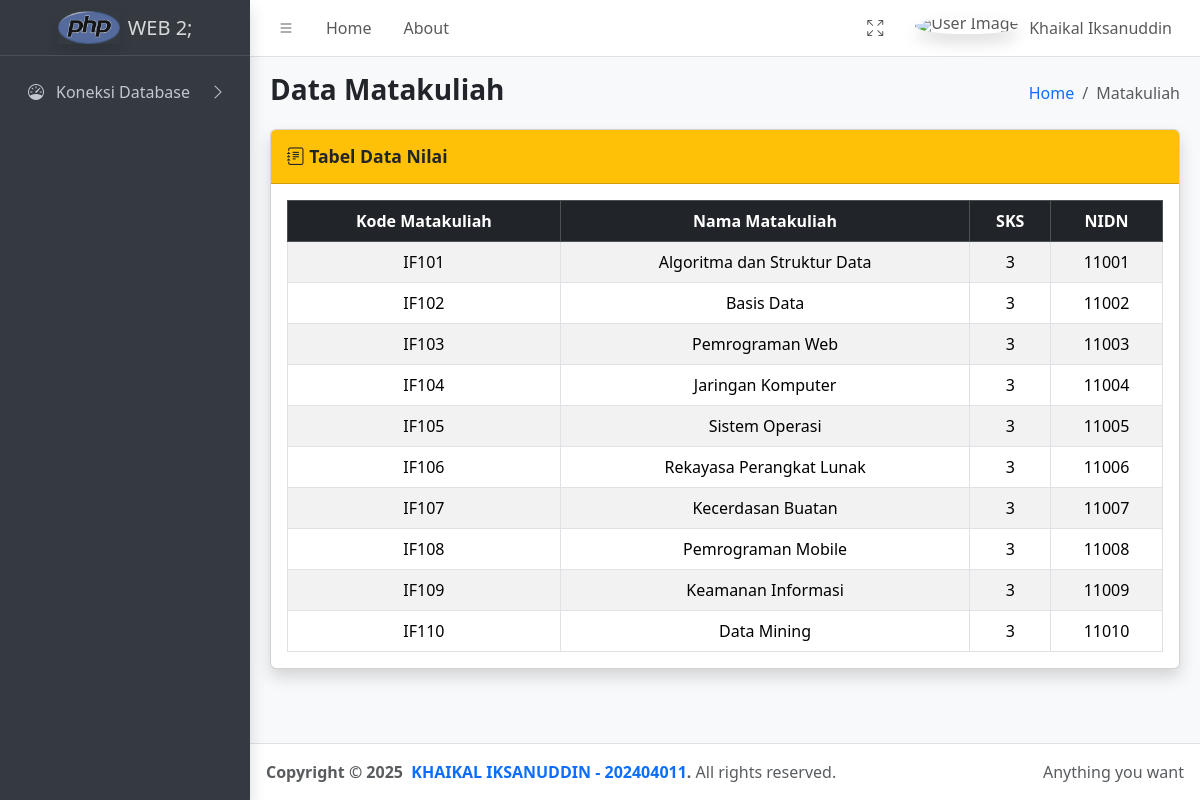
Page /matkul.php on the committed database.
### tables this page shows
CREATE TABLE `tbl_matkul` (
  `kodeMatkul` varchar(10) NOT NULL,
  `namaMatkul` varchar(120) DEFAULT NULL,
  `sks` int(11) DEFAULT NULL,
  `nidn` int(11) DEFAULT NULL
);

### matkul.php (the view)
<?php
include('komponen/header.php');
include('komponen/topbar.php');
include('komponen/sidebar.php');
include('komponen/koneksi.php');
?>
<main class="app-main">
    <div class="app-content-header">
        <div class="container-fluid">
            <div class="row">
                <div class="col-sm-6">
                    <h3 class="mb-0 fw-bold">Data Matakuliah</h3>
                </div>
                <div class="col-sm-6">
                    <ol class="breadcrumb float-sm-end">
                        <li class="breadcrumb-item"><a href="#">Home</a></li>
                        <li class="breadcrumb-item active">Matakuliah</li>
                    </ol>
                </div>
            </div>
        </div>
    </div>
    <div class="app-content">
        <div class="container-fluid">
            <div class="card shadow">
                <div class="card-header bg-warning text-dark">
                    <h3 class="card-title fw-bold">
                        <i class="bi bi-journal-text"></i> Tabel Data Nilai
                    </h3>
                </div>
                <div class="card-body table-responsive">
                    <table class="table table-bordered table-striped table-hover align-middle">
                        <thead class="table-dark text-center">
                            <tr>
                                <th>Kode Matakuliah</th>
                                <th>Nama Matakuliah</th>
                                <th>SKS</th>
                                <th>NIDN</th>
                            </tr>
                        </thead>
                        <tbody>
                            <?php
                            $sql = "SELECT * FROM tbl_matkul";
                            $query = mysqli_query($conn, $sql);
                            while ($row = mysqli_fetch_array($query)) :
                            ?>
                                <tr>
                                    <td class="text-center"><?php echo $row[0]; ?></td>
                                    <td class="text-center"><?php echo $row[1]; ?></td>
                                    <td class="text-center"><?php echo $row[2]; ?></td>
                                    <td class="text-center"><?php echo $row[3]; ?></td>
                                </tr>
                            <?php endwhile; ?>
                        </tbody>
                    </table>
                </div>
            </div>
        </div>
    </div>
</main>
<?php
include('komponen/footer.php');
?>

### rows in the picture
tbl_matkul: kodeMatkul "IF101", namaMatkul "Algoritma dan Struktur Data", sks "3", nidn "11001"
tbl_matkul: kodeMatkul "IF102", namaMatkul "Basis Data", sks "3", nidn "11002"
tbl_matkul: kodeMatkul "IF103", namaMatkul "Pemrograman Web", sks "3", nidn "11003"
tbl_matkul: kodeMatkul "IF104", namaMatkul "Jaringan Komputer", sks "3", nidn "11004"
tbl_matkul: kodeMatkul "IF105", namaMatkul "Sistem Operasi", sks "3", nidn "11005"
tbl_matkul: kodeMatkul "IF106", namaMatkul "Rekayasa Perangkat Lunak", sks "3", nidn "11006"
tbl_matkul: kodeMatkul "IF107", namaMatkul "Kecerdasan Buatan", sks "3", nidn "11007"
tbl_matkul: kodeMatkul "IF108", namaMatkul "Pemrograman Mobile", sks "3", nidn "11008"
tbl_matkul: kodeMatkul "IF109", namaMatkul "Keamanan Informasi", sks "3", nidn "11009"
tbl_matkul: kodeMatkul "IF110", namaMatkul "Data Mining", sks "3", nidn "11010"
